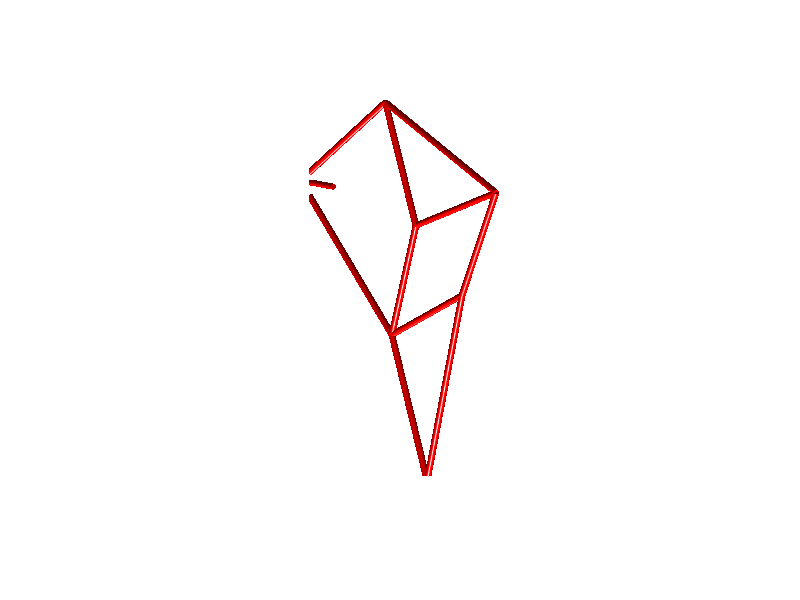
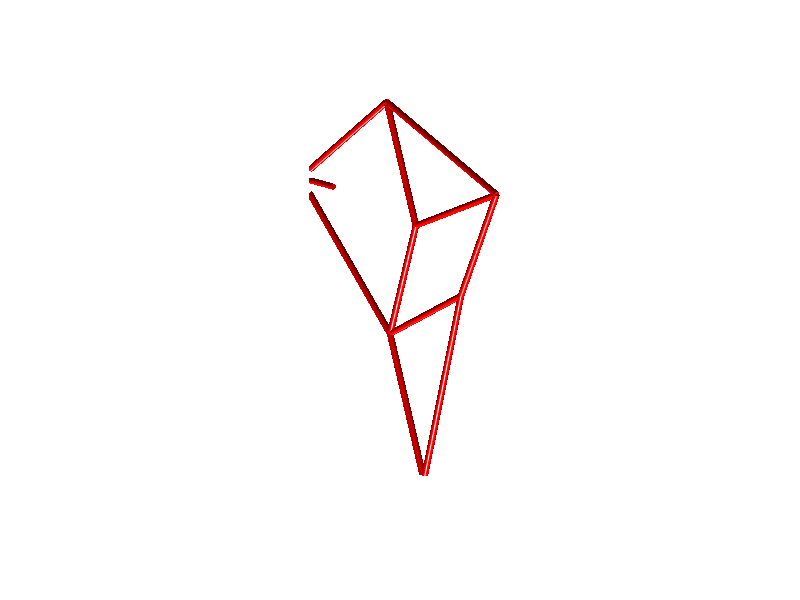
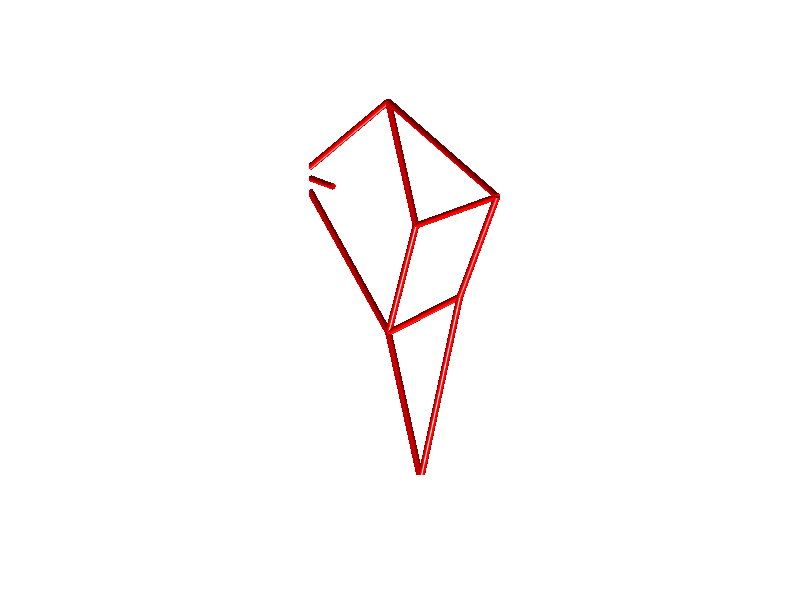
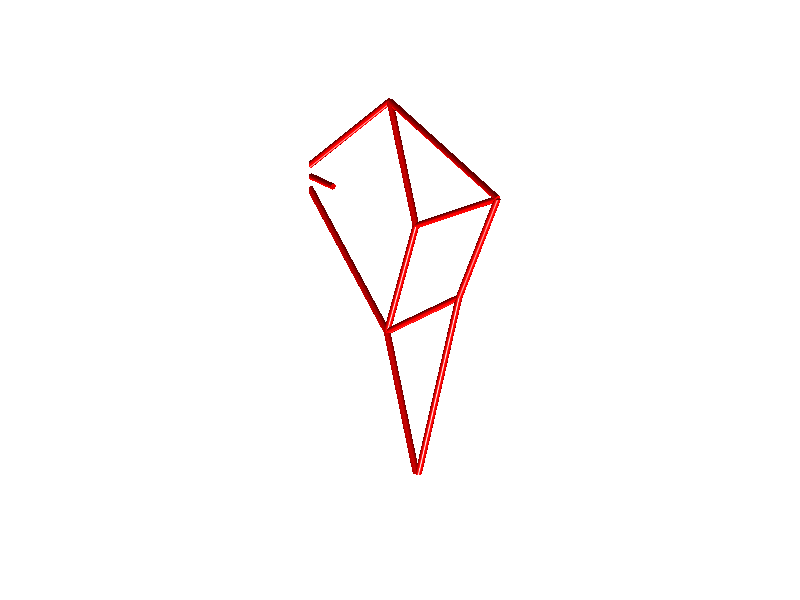

Reproduce these figures in MATLAB, in order.
function MyFilm = JansenLeg(pace, repetitions, lengths, angles)
%MyFilm = JansenLeg
%MyFilm = JansenLeg(pace,repetition)
%MyFilm = JansenLeg(pace, repetition, lengths, angles)
%The function animates a Jansen Leg.
%Movement of this leg is achieved by a crank.
%JansenLeg called with no arguments runs with default values of pace repetition lengths and angles.
%The pace is set in steps per second, repetitions is the number of steps taken
%The lengths and angles can also be input although without decent initial angle guesses,
%the function cannot understand the shape of the proposed JansenLeg

ZeroOneX = -38; %Distance on the x axis between the first and second fixed point
ZeroOneY = -7.8; %Distance on the y axis between the first and second fixed point
angleFixed = pi+atan(ZeroOneY/ZeroOneX); %Changing to vector form so it works for the closure function
lengthFixed = sqrt(ZeroOneX^2+ZeroOneY^2);

switch nargin 
	case 0
		pace=0.25;
		repetitions=1;
		setvects=1;
	case 2
		setvects=1;
	case 4
		setvects=0;
	otherwise
		error('Invalid inputs');
end
if(setvects)
	lengths = [15,41.5,50,61.9,39.3,55.8,40.1,39.4,36.7,65.7,49, lengthFixed]; 
%		Lengths of the connecting struts of the Jansen Leg in the order
%       Crank one_j i_j i_heel one_heel j_knee one_knee
%       knee_ankle ankle_heel ankle_toe heel_toe

angles = [0;1.5;3;-2.5;-2;1;.5;-2;-1;-2;-1; angleFixed]; 
%		Initial guesses of the angles of the struts along with the known angles
%		The same order as lengths
end
points = 24/pace;
anglesOut = zeros(points,12);

timestep = 0;
for theta = [0:points-1]*2*pi/points; %Don't double dip
    angles(1)=theta;
    timestep = timestep+1;
    angles([3 2]) = SolveClosureEq([lengths([1 12 3 2])],[angles([1 12 3 2])]); %Solve the upper quadrilateral 1 0 i j
    angles([4 5]) = SolveClosureEq([lengths([1 12 4 5])],[angles([1 12 4 5])]); %Solve the quadrilateral 1 0 i heel 
    angles([6 7]) = SolveClosureEq([lengths(2),0, lengths([6 7])],[angles(2);0;angles([6 7])]); %Solve the triangle 1 j knee
	angles([8 9]) = SolveClosureEq(lengths([7 5 8 9]),angles([7 5 8 9])); %Solve the quadrilateral 1 knee ankle heel
	angles([10 11]) = SolveClosureEq([lengths(9),0, lengths([10 11])],[angles(9);0;angles([10 11])]); %Solve the triangle ankle heel toe (the foot)
    anglesOut(timestep,:)= angles'; %store the solutions for this angle 
end

%Find the joint positions using the solved angles with the lengths
zero = zeros(points,2);
one = [ZeroOneX*ones(points,1),ZeroOneY*ones(points,1)];
i = lengths(1)*[cos(anglesOut(:,1)),sin(anglesOut(:,1))];
j = i+lengths(3)*[cos(anglesOut(:,3)),sin(anglesOut(:,3))];
knee = j+lengths(6)*[cos(anglesOut(:,6)),sin(anglesOut(:,6))];
heel = i+lengths(4)*[cos(anglesOut(:,4)),sin(anglesOut(:,4))];
toe = heel+lengths(11)*[cos(anglesOut(:,11)),sin(anglesOut(:,11))];
ankle = heel+lengths(9)*[cos(anglesOut(:,9)),sin(anglesOut(:,9))];
%It's not actually necessary to have all of the joint locations

figurePos = [100 100 850 600];
cube = [-80 50 -120 10 -90 40]; %axis limits should be a cube so the model isn't distorted
lightingOne = [-1 -1 -1];
lightingTwo = [0 0 -.8];
camera = [-40 10];
M = 1;
while M<points 
	%Draw the eleven Links as cylinders in their correct positions
	%for each of the points necessary to animate a full rotation at 24FPS 
	handle = figure('Position',figurePos);
	axis(cube)
	light('Position',lightingOne); axis off
	light('Position',lightingTwo)
	view(camera) %an approximately side on view shows the movement best
	DrawLink(zero(M,:),anglesOut(M,1),lengths(1));
	DrawLink(one(M,:),anglesOut(M,2),lengths(2));
	DrawLink(i(M,:),anglesOut(M,3),lengths(3));
	DrawLink(i(M,:),anglesOut(M,4),lengths(4));
	DrawLink(one(M,:),anglesOut(M,5),lengths(5));
	DrawLink(j(M,:),anglesOut(M,6),lengths(6));
	DrawLink(one(M,:),anglesOut(M,7),lengths(7));
	DrawLink(knee(M,:),anglesOut(M,8),lengths(8));
	DrawLink(heel(M,:),anglesOut(M,9),lengths(9));
	DrawLink(ankle(M,:),anglesOut(M,10),lengths(10));
	DrawLink(heel(M,:),anglesOut(M,11),lengths(11));
	MyFilm(M) = getframe(handle); 
	%Once all eleven Links have been drawn capture the model before closing the figure to remove them
close(handle)
M=M+1;
end
if(repetitions~=1)
    MyFilm = repmat(MyFilm,1,repetitions);
end

function AnglesOut = SolveClosureEq(Clengths, Cangles)
%AnglesOut = SolveClosureEq(Clengths, Cangles);
%The function takes in four known lengths and two known angles, as well as two initial guesses at the unknown angles
%The vector Cangles should be of the form [known;known;guess;guess]. It is a column vector.
%The vector Clengths should give the four known lengths of Links, in the same order as the related angles. Clengths is a row vector.

	toterance=10^-5;
	iterationLimit=200;
	NumberFails=0;
	f=[1,1];
    iteration=0;
    while((abs(f(1))>10^-5 || abs(f(2))>10^-5) && iteration < iterationLimit) %Two variable Newton-Raphson method
    	iteration=iteration+1;
		%f is [x component equation; y component equation]
        f = [Clengths(1)*cos(Cangles(1))+Clengths(3)*cos(Cangles(3))-Clengths(2)*cos(Cangles(2))-Clengths(4)*cos(Cangles(4));Clengths(1)*sin(Cangles(1))+Clengths(3)*sin(Cangles(3))-Clengths(2)*sin(Cangles(2))-Clengths(4)*sin(Cangles(4))];
        %Df is [dx/dangle3,dx/dangle4;dy/dangle3,dy/dangle4]
		Df = [-Clengths(3)*sin(Cangles(3)),Clengths(4)*sin(Cangles(4));Clengths(3)*cos(Cangles(3)),-Clengths(4)*cos(Cangles(4))];
		%Update guess
        Cangles(3:4) = Cangles(3:4) - (inv(Df)*f);
		%There are many solutions, one occurring every 2*pi, all valid and usable, but the first +/-2pi radians are easiest to visualise
        Cangles(3:4) = rem(Cangles(3:4),2*pi); 
    end
	if(iteration==200)
        error('Unable to solve the shape')
    end
	AnglesOut = Cangles([3 4]);
    
function DrawLink(position,theta, len)
%DrawLink(position,theta, len) none of the arguments are optional 
%Draws a cylindrical link given one of the joints it is connected to and the angle at which it is orientated

theta = -(theta+pi/2); %This is necessary due to the initial position of the Link
position(2:3) = position(1:2);
position(1) = 0; %All the joint share a common plane, this was chosen to be zero 
%The construction of the link is taken from the method outlined in sim2 notes, hence it is called a rod
N = 100; %Create a 100 sided polygon as an approximation of a cylinder
r_rod = 1; %radius of the rod
phi = [0:2*pi/N:(2*pi)-(2*pi/N)]'; 
vertices1_rod = [r_rod*cos(phi) r_rod*sin(phi) zeros(N,1)]; %top disc
vertices2_rod = [r_rod*cos(phi) r_rod*sin(phi) -len*ones(N,1)]; %bottom disc
vertices_rod = [vertices1_rod;vertices2_rod]; %combining all the vertices 
faces_all = [[1:N];[1:N]' [[2:N] 1]' [(N+[2:N]) N+1]' ((N+[1:N])')*ones(1,N-3);N+[1:N]]; %describing how the vertices connect
Rtheta = [1 0 0; 0 cos(theta) sin(theta);0 -sin(theta) cos(theta)]; %matrix for applying rotation
vertices_rod_rotated = zeros(200,3); %initialising rotated vertices matrix 
for count = 1:2*N
 vertices_rod_rotated(count,:) = (Rtheta*(vertices_rod(count,:)'))';
end
positionMatrix = repmat(position,200,1);
vertices_rod_rotated = vertices_rod_rotated + positionMatrix;
patch('Vertices',vertices_rod_rotated,'Faces',faces_all,'FaceColor',[1 0 0],'LineStyle','none');